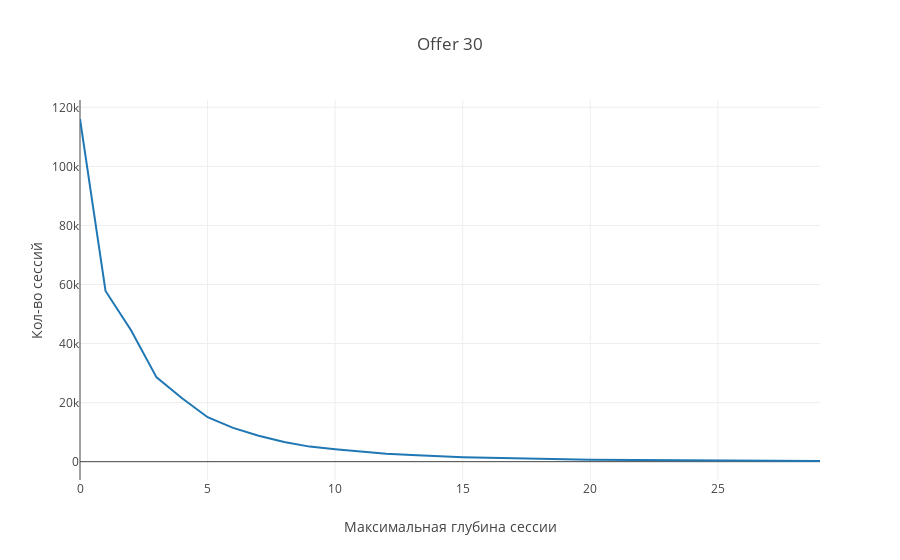
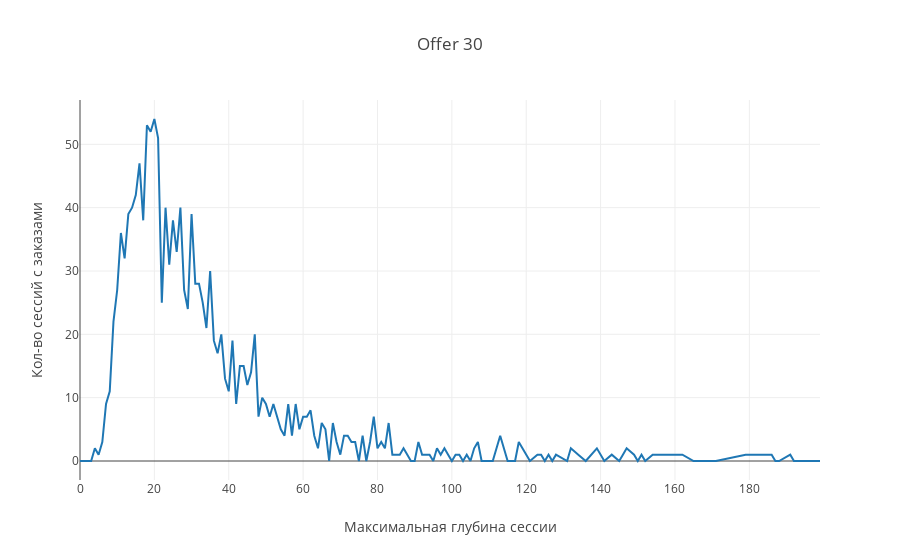

Notebook source saved alongside these figures, in order:
### Code cell
draw2(30)

### Figure 1 — Plotly figure (JSON) as saved in the notebook; plotly's stock layout.template omitted (floating-point values rounded to 4 significant figures)
{"data": [{"name": "OfferId 30", "type": "scatter", "x": [0, 1, 2, 3, 4, 5, 6, 7, 8, 9, 10, 11, 12, 13, 14, 15, 16, 17, 18, 19, 20, 21, 22, 23, 24, 25, 26, 27, 28, 29], "y": [116046, 57825, 44499, 28547, 21503, 15051, 11451, 8801, 6651, 5104, 4174, 3308, 2648, 2246, 1766, 1517, 1293, 1052, 881, 785, 688, 627, 464, 439, 391, 352, 282, 270, 244, 230]}], "layout": {"title": "Offer 30", "xaxis": {"title": "Максимальная глубина сессии"}, "yaxis": {"title": "Кол-во сессий"}}}

### Figure 2 — Plotly figure (JSON) as saved in the notebook; plotly's stock layout.template omitted (floating-point values rounded to 4 significant figures; data arrays with more than 128 entries replaced by an {"elided": "..."} marker saying what was removed)
{"data": [{"name": "OfferId 30", "type": "scatter", "x": {"elided": "155 int values"}, "y": {"elided": "155 int values"}}], "layout": {"title": "Offer 30", "xaxis": {"title": "Максимальная глубина сессии"}, "yaxis": {"title": "Кол-во сессий с заказами"}}}
